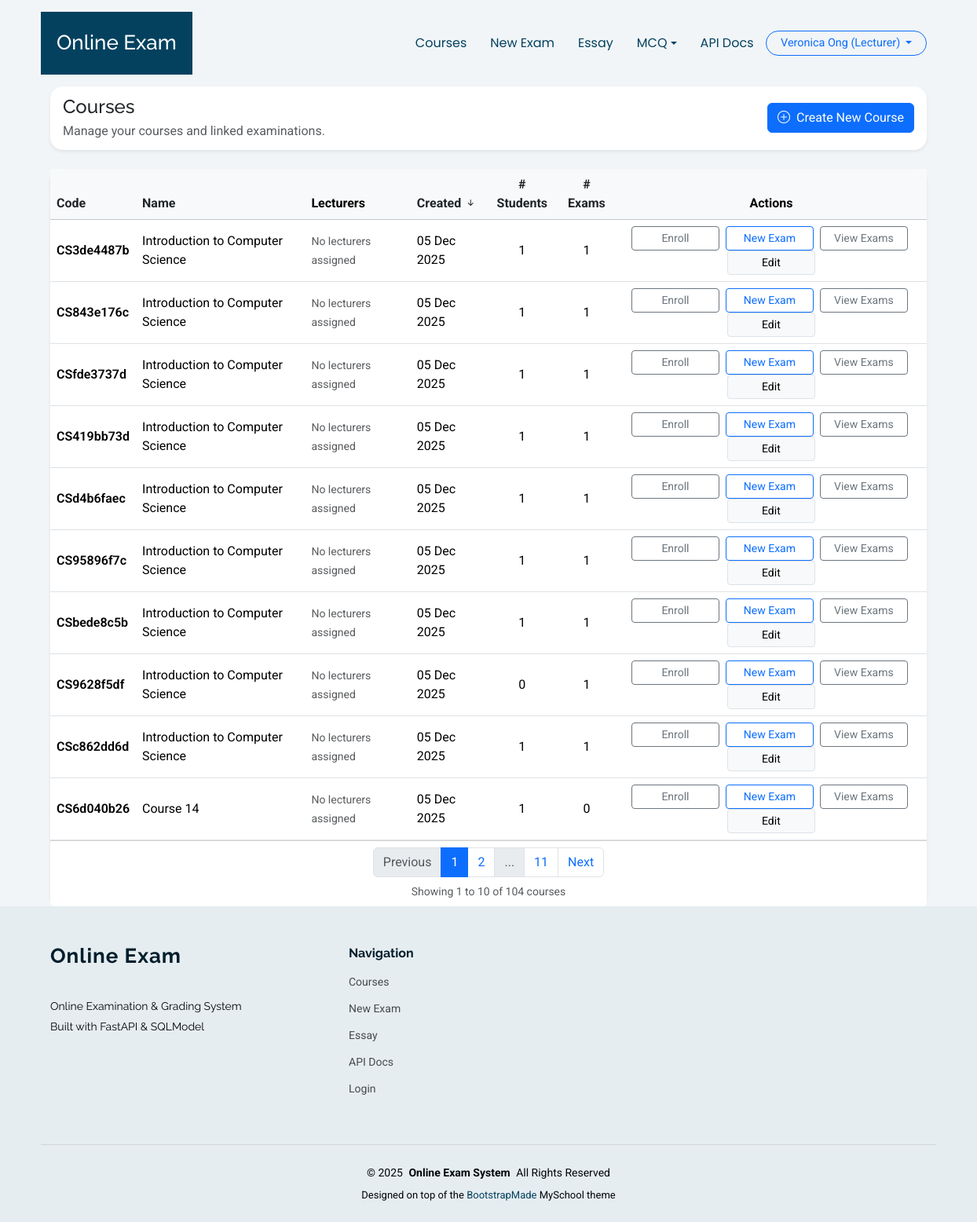
The page /courses/ (signed in) on the database its author committed.
### app/models.py (models this page shows)
class User(SQLModel, table=True):
    __table_args__ = (UniqueConstraint("email", name="uq_user_email"),)
    id: Optional[int] = Field(default=None, primary_key=True)
    name: str
    email: str  # must be unique
    password_hash: str
    role: str = Field(default="student")  # "admin", "lecturer", "student"
    student_id: Optional[int] = Field(default=None, foreign_key="student.id")
    is_active: bool = Field(default=True)
    created_at: datetime = Field(default_factory=datetime.utcnow)
    title: Optional[str] = None  # Dr., Prof., Assoc. Prof., Mr., Ms., Mrs., Ir., Ts.
    staff_id: Optional[str] = None  # Unique staff/employee ID (for lecturers)
    phone: Optional[str] = None  # Contact number
    last_login: Optional[datetime] = None  # Updated after login
    status: str = Field(default="active")  # active, suspended

class Course(SQLModel, table=True):
    __table_args__ = (UniqueConstraint("code", name="uq_course_code"),)
    id: Optional[int] = Field(default=None, primary_key=True)
    code: str
    name: str
    description: Optional[str] = None
    created_at: datetime = Field(default_factory=datetime.utcnow)

### app/routers/courses.py (the view)
@router.get("/")
def list_courses(
    request: Request,
    sort: Optional[str] = Query("created"),
    direction: Optional[str] = Query("desc"),
    page: Optional[int] = Query(1, ge=1),
    session: Session = Depends(get_session),
    current_user: User = Depends(require_role(["lecturer", "admin"])),
):
    courses = session.exec(select(Course)).all()
    exam_counts = dict(
        session.exec(
            select(Exam.course_id, func.count(Exam.id)).group_by(Exam.course_id)
        ).all()
    )
    enrollment_counts = dict(
        session.exec(
            select(Enrollment.course_id, func.count(Enrollment.id)).group_by(
                Enrollment.course_id
            )
        ).all()
    )
    course_lecturers_map = {}
    course_lecturers = session.exec(select(CourseLecturer)).all()
    for cl in course_lecturers:
        if cl.course_id not in course_lecturers_map:
            course_lecturers_map[cl.course_id] = []
        lecturer = session.get(User, cl.lecturer_id)
        if lecturer:
            course_lecturers_map[cl.course_id].append(lecturer)
    key_map = {
        "code": lambda c: c.code or "",
        "name": lambda c: c.name or "",
        "created": lambda c: c.created_at,
        "exams": lambda c: exam_counts.get(c.id, 0),
        "students": lambda c: enrollment_counts.get(c.id, 0),
    }
    sort_key = key_map.get(sort or "created", key_map["created"])
    is_desc = (direction or "desc").lower() == "desc"
    courses_sorted = sorted(courses, key=sort_key, reverse=is_desc)
    total_courses = len(courses_sorted)
    total_pages = (total_courses + ITEMS_PER_PAGE - 1) // ITEMS_PER_PAGE if total_courses > 0 else 1
    page = min(page, total_pages) if total_pages > 0 else 1
    start_idx = (page - 1) * ITEMS_PER_PAGE
    end_idx = start_idx + ITEMS_PER_PAGE
    courses_paginated = courses_sorted[start_idx:end_idx]
    context = {
        "request": request,
        "courses": courses_paginated,
        "exam_counts": exam_counts,
        "enrollment_counts": enrollment_counts,
        "course_lecturers": course_lecturers_map,
        "sort": sort,
        "direction": "desc" if is_desc else "asc",
        "has_sort": (
            sort not in (None, "", "created") or (direction or "desc").lower() != "desc"
        ),
        "current_page": page,
        "total_pages": total_pages,
        "total_items": total_courses,
        "items_per_page": ITEMS_PER_PAGE,
        "current_user": current_user,
    }
    return templates.TemplateResponse("courses/list.html", context)

### app/templates/courses/list.html (shortened to what this page needs)
{% extends "base.html" %}
{% block content %}
<div class="container mb-4">
  <div class="card shadow-sm border-0 course-header-card">
    <div class="card-body d-flex justify-content-between align-items-center flex-wrap gap-3">
      <div>
        <h1 class="h4 mb-1">Courses</h1>
        <p class="text-muted mb-0">Manage your courses and linked examinations.</p>
      </div>
      <div class="d-flex gap-2 flex-wrap justify-content-end">
        <a class="btn btn-primary d-flex align-items-center" href="/courses/new">
          <i class="bi bi-plus-circle me-2"></i>
          <span>Create New Course</span>
        </a>
      </div>
    </div>
  </div>
</div>
{% if courses %}
<div class="container">
  <div class="card shadow-sm border-0 course-table-card">
    <div class="card-body p-0">
      <div class="table-responsive">
        <table class="table align-middle mb-0">
        <thead class="table-light">
          <tr>
            <th scope="col">
              <a href="?sort=code&direction={% if sort == 'code' and direction == 'asc' %}desc{% else %}asc{% endif %}"
                 class="text-decoration-none text-dark">
                Code
              </a>
            </th>
            <th scope="col">
              <a href="?sort=name&direction={% if sort == 'name' and direction == 'asc' %}desc{% else %}asc{% endif %}"
                 class="text-decoration-none text-dark">
                Name
              </a>
            </th>
            <th scope="col">Lecturers</th>
            <th scope="col">
              <a href="?sort=created&direction={% if sort == 'created' and direction == 'asc' %}desc{% else %}asc{% endif %}"
                 class="text-decoration-none text-dark">
                Created
                {% if sort == 'created' %}
                  {% if direction == 'asc' %}
                  <i class="bi bi-arrow-up-short"></i>
                  {% else %}
                  <i class="bi bi-arrow-down-short"></i>
                  {% endif %}
                {% endif %}
              </a>
            </th>
            <th scope="col" class="text-center">
              <a href="?sort=students&direction={% if sort == 'students' and direction == 'asc' %}desc{% else %}asc{% endif %}"
                 class="text-decoration-none text-dark">
                # Students
              </a>
            </th>
            <th scope="col" class="text-center">
              <a href="?sort=exams&direction={% if sort == 'exams' and direction == 'asc' %}desc{% else %}asc{% endif %}"
                 class="text-decoration-none text-dark">
                # Exams
              </a>
            </th>
            <th scope="col" class="text-center">Actions</th>
          </tr>
        </thead>
        <tbody>
          {% for course in courses %}
          <tr>
            <td class="fw-semibold">{{ course.code }}</td>
            <td>{{ course.name }}</td>
            <td>
              {% if course_lecturers.get(course.id) %}
                {% for lecturer in course_lecturers[course.id] %}
                  <span class="badge bg-info-subtle text-info me-1">{{ lecturer.name }}</span>
                {% endfor %}
              {% else %}
                <span class="text-muted small">No lecturers assigned</span>
              {% endif %}
            </td>
            <td>{{ course.created_at.strftime("%d %b %Y") }}</td>
            <td class="text-center">{{ enrollment_counts.get(course.id, 0) }}</td>
            <td class="text-center">{{ exam_counts.get(course.id, 0) }}</td>
            <td class="text-center course-actions">
              <a class="btn btn-sm btn-outline-secondary me-1" href="/courses/{{ course.id }}/enroll">
                Enroll
              </a>
              <a class="btn btn-sm btn-outline-primary me-1" href="/exams/new?course_id={{ course.id }}">
                New Exam
              </a>
              <a class="btn btn-sm btn-outline-secondary me-1" href="/exams/course/{{ course.id }}">
                View Exams
              </a>
              <a class="btn btn-sm btn-light border" href="/courses/{{ course.id }}/edit">
                Edit
              </a>
            </td>
          </tr>
          {% endfor %}
        </tbody>
      </table>
      </div>
    </div>
    {% if total_pages > 1 %}
    <div class="card-footer bg-white">
      <nav aria-label="Course pagination">
        <ul class="pagination justify-content-center mb-0">
          {% if current_page > 1 %}
          <li class="page-item">
            <a class="page-link" href="?page={{ current_page - 1 }}{% if sort %}&sort={{ sort }}{% endif %}{% if direction %}&direction={{ direction }}{% endif %}">Previous</a>
          </li>
          {% else %}
          <li class="page-item disabled">
            <span class="page-link">Previous</span>
          </li>
          {% endif %}
          {% for p in range(1, total_pages + 1) %}
            {% if p == current_page %}
            <li class="page-item active">
              <span class="page-link">{{ p }}</span>
            </li>
            {% elif p == 1 or p == total_pages or (p >= current_page - 1 and p <= current_page + 1) %}
            <li class="page-item">
              <a class="page-link" href="?page={{ p }}{% if sort %}&sort={{ sort }}{% endif %}{% if direction %}&direction={{ direction }}{% endif %}">{{ p }}</a>
            </li>
            {% elif p == current_page - 2 or p == current_page + 2 %}
            <li class="page-item disabled">
              <span class="page-link">...</span>
            </li>
            {% endif %}
          {% endfor %}
          {% if current_page < total_pages %}
          <li class="page-item">
            <a class="page-link" href="?page={{ current_page + 1 }}{% if sort %}&sort={{ sort }}{% endif %}{% if direction %}&direction={{ direction }}{% endif %}">Next</a>
          </li>
          {% else %}
          <li class="page-item disabled">
            <span class="page-link">Next</span>
          </li>
          {% endif %}
        </ul>
        <div class="text-center text-muted small mt-2">
          Showing {{ ((current_page - 1) * items_per_page) + 1 }} to {{ [current_page * items_per_page, total_items]|min }} of {{ total_items }} courses
        </div>
      </nav>
    </div>
    {% endif %}
  </div>
</div>
{% endif %}
{% endblock %}

### app/templates/base.html (shortened to what this page needs)
<!DOCTYPE html>
<html lang="en">
<head>
  <link href="/static/myschool/assets/vendor/bootstrap/css/bootstrap.min.css" rel="stylesheet">
  <link href="/static/myschool/assets/vendor/bootstrap-icons/bootstrap-icons.css" rel="stylesheet">
  <link href="/static/myschool/assets/vendor/aos/aos.css" rel="stylesheet">
  <link href="/static/myschool/assets/vendor/swiper/swiper-bundle.min.css" rel="stylesheet">
  <link href="/static/myschool/assets/vendor/glightbox/css/glightbox.min.css" rel="stylesheet">
  <link href="/static/myschool/assets/css/main.css" rel="stylesheet">
</head>
<body class="index-page">
  <header id="header" class="header d-flex align-items-center sticky-top">
    <div
      class="header-container container-fluid container-xl position-relative d-flex align-items-center justify-content-end">
      <a href="/" class="logo d-flex align-items-center me-auto">
        <h1 class="sitename">Online Exam</h1>
      </a>
      <nav id="navmenu" class="navmenu">
        <ul>
          {% if current_user and (current_user.role == "lecturer" or current_user.role == "admin") %}
          <li><a href="/courses/">Courses</a></li>
          <li><a href="/exams/new">New Exam</a></li>
          <li><a href="/essay">Essay</a></li>
          <li class="nav-item dropdown">
            <a class="nav-link dropdown-toggle" href="#" id="mcqDropdown" role="button" data-bs-toggle="dropdown" aria-expanded="false">
              MCQ
            </a>
          </li>
          <li><a href="/docs">API Docs</a></li>
          {% endif %}
        </ul>
      </nav>
      <div class="d-flex align-items-center gap-2 ms-3 header-user-dropdown">
        {% if current_user %}
          <div class="dropdown">
            <button class="btn btn-outline-primary btn-sm header-auth-btn dropdown-toggle" type="button" id="userMenu"
              data-bs-toggle="dropdown" aria-expanded="false">
              {{ current_user.name }} ({{ current_user.role|capitalize }})
            </button>
          </div>
        {% else %}
          <a href="/auth/login" class="btn btn-outline-primary btn-sm header-auth-btn">Login</a>
          <a href="/auth/register-student" class="btn btn-primary btn-sm header-auth-btn">Student Register</a>
        {% endif %}
      </div>
    </div>
  </header>
  <main class="main">
    {% block content %}{% endblock %}
  </main>
  <footer id="footer" class="footer position-relative light-background">
    <div class="container footer-top">
      <div class="row gy-4">
        <div class="col-lg-4 col-md-6 footer-about">
          <a href="/courses/" class="logo d-flex align-items-center">
            <span class="sitename">Online Exam</span>
          </a>
          <div class="footer-contact pt-3">
            <p>Online Examination &amp; Grading System</p>
            <p>Built with FastAPI &amp; SQLModel</p>
          </div>
        </div>
        <div class="col-lg-2 col-md-3 footer-links">
          <h4>Navigation</h4>
          <ul>
            <li><a href="/courses/">Courses</a></li>
            <li><a href="/exams/new">New Exam</a></li>
            <li><a href="/essay">Essay</a></li>
            <li><a href="/docs">API Docs</a></li>
            <li><a href="/auth/login">Login</a></li>
          </ul>
        </div>
      </div>
    </div>
    <div class="container copyright text-center mt-4">
      <p>&copy; <span>2025</span> <strong class="px-1 sitename">Online Exam System</strong> <span>All Rights
          Reserved</span></p>
      <div class="credits">
        Designed on top of the <a href="https://bootstrapmade.com/">BootstrapMade</a> MySchool theme
      </div>
    </div>
  </footer>
</body>
</html>

### app/templates/base.html (style rules this page uses)
.header-user-dropdown .dropdown-toggle, .header-auth-btn { border-radius: 999px; padding-inline: 1.1rem; font-size: 0.9rem; }

### app/templates/courses/list.html (style rules this page uses)
.course-header-card { border-radius: 1rem; }
.course-table-card { border-radius: 1rem; }
.course-actions .btn { min-width: 7rem; }
.course-header-card .card-body { padding-top: 0.75rem; padding-bottom: 0.75rem; }

### rows shown on the page
User: name "Veronica Ong", role "Lecturer"
Course: code "CS3de4487b", name "Introduction to Computer Science", shows "No lecturers assigned", created_at "05 Dec 2025", get "1"
Course: code "CS843e176c", name "Introduction to Computer Science", shows "No lecturers assigned", created_at "05 Dec 2025", get "1"
Course: code "CSfde3737d", name "Introduction to Computer Science", shows "No lecturers assigned", created_at "05 Dec 2025", get "1"
Course: code "CS419bb73d", name "Introduction to Computer Science", shows "No lecturers assigned", created_at "05 Dec 2025", get "1"
Course: code "CSd4b6faec", name "Introduction to Computer Science", shows "No lecturers assigned", created_at "05 Dec 2025", get "1"
Course: code "CS95896f7c", name "Introduction to Computer Science", shows "No lecturers assigned", created_at "05 Dec 2025", get "1"
Course: code "CSbede8c5b", name "Introduction to Computer Science", shows "No lecturers assigned", created_at "05 Dec 2025", get "1"
Course: code "CS9628f5df", name "Introduction to Computer Science", shows "No lecturers assigned", created_at "05 Dec 2025", get "0", get "1"
Course: code "CSc862dd6d", name "Introduction to Computer Science", shows "No lecturers assigned", created_at "05 Dec 2025", get "1"
Course: code "CS6d040b26", name "Course 14", shows "No lecturers assigned", created_at "05 Dec 2025", get "1", get "0"

### other values the page prints
{{ p }} "1"
{{ p }} "2" "11"
{{ ((current_page - 1) * items_per_page) + 1 }} "1"
{{ [current_page * items_per_page, total_items]|min }} "10"
{{ total_items }} "104"
